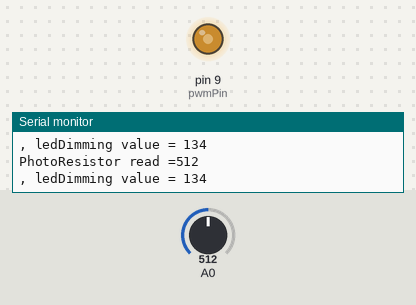
Recording of a sketch running on a simulated Arduino Uno, built with avr-gcc and run on an emulated ATmega328P. Parts: output pins drawn as LEDs (lit = HIGH), the last lines printed to the serial monitor. The inputs (shaded band) are chosen by the test bench; at power-on: A0 = 512.

Above: at 1.3 s.
1.4 s: A0 set to 716
At 1.9 s:
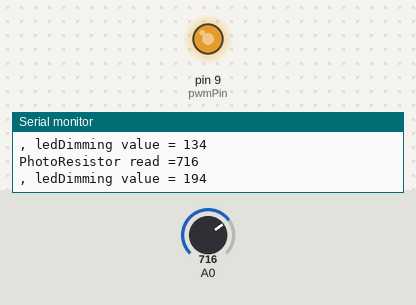
3.0 s: A0 set to 401
At 4.2 s:
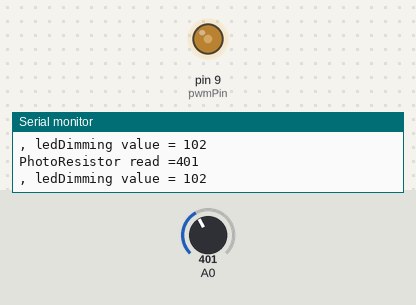
4.5 s: A0 set to 381
At 5.5 s:
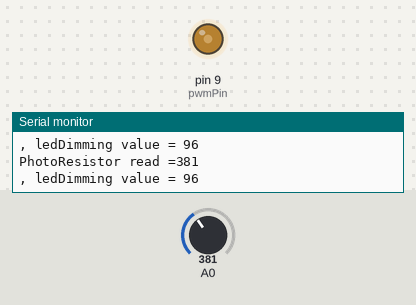
7.5 s: A0 set to 111
At 8.0 s:
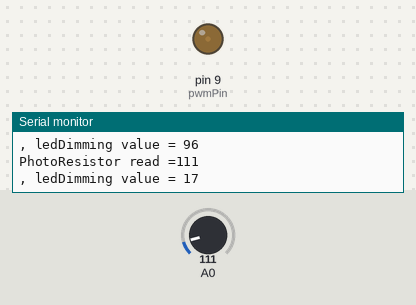
9.0 s: A0 set to 91
At 10.4 s:
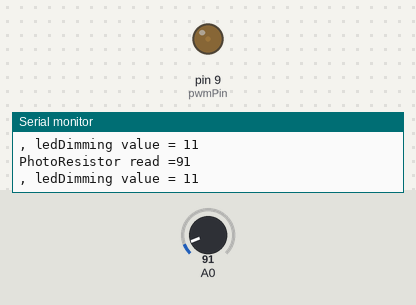
12.0 s: A0 set to 0
At 12.9 s:
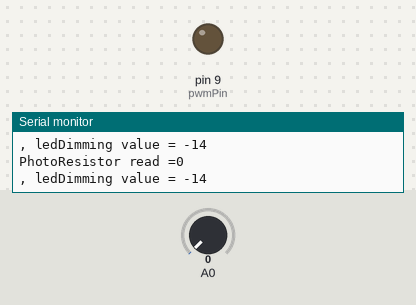
Timing chart, 0 to 14.5 s (numbered marks = the images above; inputs shaded):
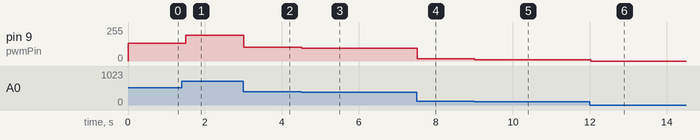

Measured:
- after the input at 1.4 s, pin 9 (pwmPin): 134/255 → 194/255 after 0.10 s
- after the input at 3.0 s, pin 9 (pwmPin): 194/255 → 102/255 at once
- after the input at 4.5 s, pin 9 (pwmPin): 102/255 → 96/255 at once
- after the input at 7.5 s, pin 9 (pwmPin): 96/255 → 17/255 at once
- after the input at 9.0 s, pin 9 (pwmPin): 17/255 → 11/255 at once
- after the input at 12.0 s, pin 9 (pwmPin): 11/255 → 0/255 at once

The sketch:

14-2.ino
```cpp
// C++ code
//
int sensorValue=0;
int ledDimming=0;
int pwmPin=9;
void setup()
{
  pinMode(A0, INPUT);
  Serial.begin(6300);
  pinMode(pwmPin,OUTPUT);
}

void loop()
{
  sensorValue=analogRead(A0);
  Serial.print("PhotoResistor read =");
  Serial.println(sensorValue);
  ledDimming = map(sensorValue,50,925,0,255);
  Serial.print(", ledDimming value = ");
  Serial.println(ledDimming);
  if(ledDimming < 0) ledDimming = 0;
  analogWrite(pwmPin,ledDimming);
  delay(500); // Wait for 1000 millisecond(s)
}
```
